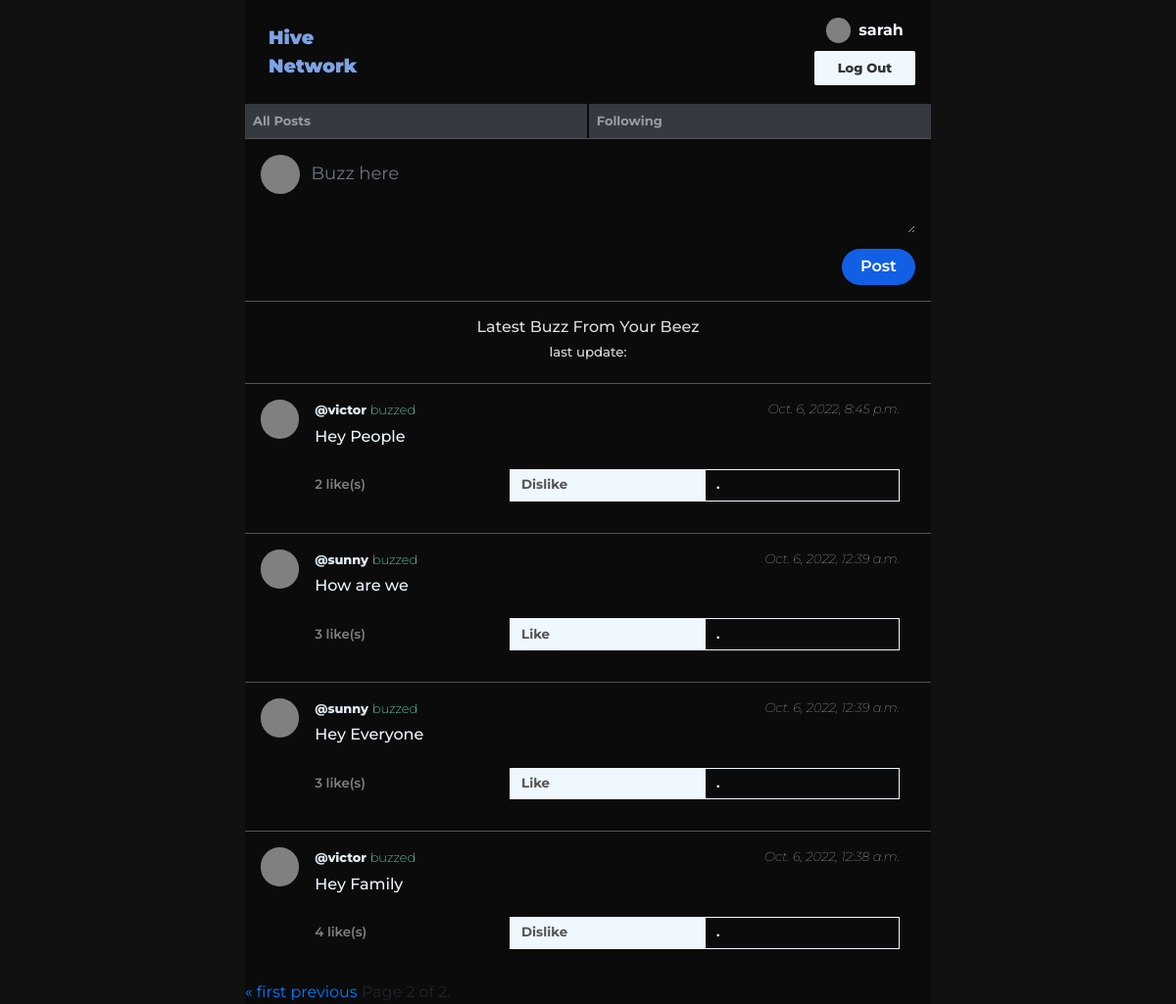
/?page=2 (signed in), run on the app's committed database.
### network/models.py (models this page shows, shortened)
class User(AbstractUser):
    slug = models.SlugField(max_length=255, unique=True, null=True, blank=True)

class Post(models.Model):
    body = models.CharField(max_length =200)
    author = models.ForeignKey(Profile, on_delete=models.CASCADE, null=True, blank=True, related_name="posts")
    created_on = models.DateTimeField(auto_now_add =True)
    liked = models.ManyToManyField(Profile, null=True, blank=True, related_name="likes")
    class Meta:
        verbose_name = "post"
        verbose_name_plural = "posts"
    def __str__(self):
        return self.body.split(" ")[0]

class Profile(models.Model):
    user = models.ForeignKey(User, on_delete = models.CASCADE, related_name="get_profile")
    followers = models.ManyToManyField(User, related_name="get_followers")
    following = models.ManyToManyField(User, related_name="get_following")
    slug = models.SlugField(max_length=255, unique=True, null=True, blank=True)
    def __str__(self):
        return self.slug

### network/views.py (the view, shortened to what this page needs)
# urls.py: path("", views.index, name="index"),
def index(request):
    posts = Post.objects.all().order_by('-created_on')
    print(posts)
    paginator = Paginator(posts, 10)
    page_number = request.GET.get('page')
    page_obj = paginator.get_page(page_number)
    print(page_obj[0])
    form = NewPostForm()
    current_user = request.user
    user = request.user
    try:
        user_profile = get_object_or_404(Profile, user=user)
        return render(request, "network/index.html", {
            'posts': page_obj,
            'form': form,
            "user_profile": user_profile,
            "page_user": current_user.id
        })
    except:
        return HttpResponseRedirect('login')

### network/forms.py
class NewPostForm(ModelForm):
    class Meta:
        model = Post
        labels = {
            "body" : ""
        }
        fields = ('body',)
        widgets = {
            'body': forms.Textarea(attrs={'class': 'form-control', 'placeholder': 'Buzz here', 'style': 'height:5rem; margin-bottom: 1rem; font-weight:400; font-size: large; background-color: transparent; border: none;'})
        }

### network/templates/network/index.html (shortened to what this page needs)
{% extends "network/layout.html" %}
{% load static %}
{% block body %}
    <form class="buzz-form" action="{% url 'index'%}" method="POST" style="border-block:1px solid #525252; padding:1rem; display:flex;">
        <div class="buzz-profile-pic"></div>
        <div style="width:100%;">
        {{form}}
        <input class="buzz-button" type="submit" value="Post">
        </div>
    </form>
    <div class="sub-title">
        <h6 >Latest Buzz From Your Beez</h6>
        <h4 id="last-update" style="font-size:smaller;">last update:</h4>
    </div>
    <div style="background-color: #f8f9fa; border-radius: 18px;" class="posts">
        {% for post in posts %}
        <div class="buzz-body" data-post-id= {{post.id}}>
            <div class="buzz-profile-pic"></div>
            <div class="buzz">
                <div style="display:flex; justify-content: space-between;">
                    <h6 class="buzz-cred"> <a href="{%url 'profile' post.author%}" style="color:#e0eaf3; font-weight:800; font-size:.8rem;">@{{post.author}} </a> <span style="font-size:13px; font-weight:200; color: aquamarine;">buzzed</span> </h6>
                    <i style="color:gainsboro;">{{post.created_on}}</i>
                </div>
                <div>
                    <h6 class="buzz-text">{{post.body}}</h6>
                    <div style="display:flex; padding: 1rem 0rem;">
                        <div style=" font-weight: 600; width:100%; color:gray; font-size:smaller; align-self:center;" class="post_like"><span id="like-count" class="like_count">{{post.liked.all.count}} </span>like(s)</div>
                        <div style="width:100%;">
                        {% if post in user_profile.likes.all %}
                        <button class="like_button" onclick="location.href='{%url 'like' post.id%}"> Dislike </button>
                        {% else %}
                        <button class="like_button" onclick="location.href='{%url 'like' post.id%}"> Like </button>
                        {%endif%}
                        </div>
                        <div style="width:100%;">
                        {% if post.author.user.id is page_user %}
                        <button class="edit_post edit-button" id="edit_post">Edit</button>
                        {% else  %}
                        <button class="edit-button" id="">.</button>
                        {% endif %}
                        </div>
                    </div>
                </div>
            </div>
        </div>
        {%endfor%}
    </div>
    <div class="pagination">
        <span class="step-links">
            {% if posts.has_previous %}
                <a href="?page=1">&laquo; first</a>
                <a href="?page={{ posts.previous_page_number }}">previous</a>
            {% endif %}
            <span class="current">
                Page {{ posts.number }} of {{ posts.paginator.num_pages }}.
            </span>
        </span>
    </div>
{% endblock %}

### network/templates/network/layout.html (shortened to what this page needs)
{% load static %}
<!DOCTYPE html>
<html lang="en">
    <head>
        <link rel="stylesheet" href="https://stackpath.bootstrapcdn.com/bootstrap/4.4.1/css/bootstrap.min.css">
        <link href="{% static 'network/styles.css' %}" rel="stylesheet">
    </head>
    <body>
        <nav class="navbar navbar-expand-lg navbar-dark" style="display:flex; flex-direction:column; padding: 0rem;">
            <div style="display: flex; justify-content:space-between; align-items:center; padding:1rem; background:bottom; width: 100%;">
                <a class="navbar-brand" href="{%url 'index'%}">Hive </br> Network</a>
                {% if user.is_authenticated%}
                <div style="text-align:center; display: flex; flex-direction:column; gap:.5rem; ">
                    <div style="display:flex; gap:.5rem; justify-content:center; align-items:center;" >
                        <div style="width:1.6rem; height:1.6rem; background-color:gray; border-radius:5rem;"></div>
                        <a class="" href="{%url 'profile' user%}"><strong style="color:aliceblue;">{{ user }}</strong></a>
                    </div>
                    <a class="auth-link" href="{% url 'logout' %}">Log Out</a>
                </div>
                {%endif%}
            </div>
            <div style="width:100%;">
                <ul class="navbar-nav mr-auto navi" >
                    <li class="nav-item navi-item" style="background-color:#343a40;">
                    <a class="nav-link" href="{% url 'index' %}">All Posts</a>
                    </li>
                    {% if user.is_authenticated %}
                        <li class="nav-item navi-item" style="background-color:#343a40;">
                            <a class="nav-link" href="{% url 'following_posts' user%}">Following</a>
                        </li>
                    {% endif %}
                </ul>
            </div>
        </nav>
        <div class="body">
            {% block body %}
            {% endblock %}
        </div>
    </body>
</html>

### network/static/network/styles.css (style rules this page uses)
html { background-color: rgb(17, 17, 17); }
*, body { font-family: 'Montserrat', sans-serif !important; background-color: #0b0b0b; }
.buzz { display: flex; flex-direction: column ; margin-inline: 1rem; width: 100%; }
.buzz-text { color: aliceblue; }
.buzz-button { background-color:rgb(17, 95, 229); padding: .4rem 1.2rem; float: right; border: none; color: white; border-radius: 20px; font-weight: 600; }
.navbar-brand { padding: 0.5rem; font-weight: 900; color: rgb(125, 163, 228)!important; font-size: larger !important; }
.nav-link { font-size: small; font-weight: 700; }
.auth-link { font-size: small; color: rgb(49, 50, 54); background-color: aliceblue; border-radius: 2px; font-weight: 800; padding: .5rem 1.5rem; }
.navi { width: 100%; display: flex; gap: .1rem; }
.navi-item { width: 100%; }
i { font-weight:lighter !important; font-size: small; padding-bottom: .5rem; }
.buzz-body { display: flex !important; border-top: 1px solid #525252; padding: 1rem; }
.sub-title { padding: 1rem; text-align: center !important; color: gainsboro; }
.posts { background-color: #f8f9fa; border-radius: 18px; }
.buzz-profile-pic { width: 2.5rem; height: 2.5rem; padding: 1rem; background-color: gray; border-radius: 100px; position: relative; }
.like_button { display: flex; width: 100%; color: #525252; background-color: aliceblue; border: none; font-weight:700; font-size: smaller; padding: .4rem 12px; }
.edit-button { display: flex; width: 100%; color: aliceblue; outline: 1px solid aliceblue; outline-offset: -1px; border: none; font-weight:700; font-size: smaller; padding: .4rem 12px; }

### network/templates/network/layout.html (style rules this page uses)
body { max-width: 700px; margin: auto; }

### data on the page
User: username "sarah"
Post: author "victor", created_on "Oct. 6, 2022, 8:45 p.m.", body "Hey People", liked.all.count "2", shows "Dislike"
Post: author "sunny", created_on "Oct. 6, 2022, 12:39 a.m.", body "How are we", liked.all.count "3", shows "Like"
Post: author "sunny", created_on "Oct. 6, 2022, 12:39 a.m.", body "Hey Everyone", liked.all.count "3", shows "Like"
Post: author "victor", created_on "Oct. 6, 2022, 12:38 a.m.", body "Hey Family", liked.all.count "4", shows "Dislike"

### other printed values
{{ posts.number }} "2"
{{ posts.paginator.num_pages }} "2"
